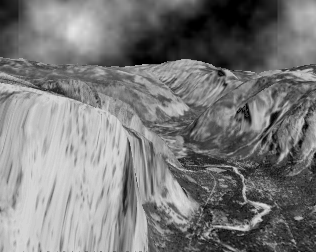
%> input picture functions/solvers/optical_flow/Horn-Schunck/yos10.tif, 316 x 252 px
$ octave --eval "result = gmrgb2cmyk(imread('../../../solvers/optical_flow/Horn-Schunck/yos10.tif'));"   (GNU Octave 9; MATLAB toolbox functions it lacks are replaced by stand-ins)
%> lines starting %> are read from the running program, lines starting %| are printed output that depends on the picture; in (x1, y1, x2, y2) boxes, pixels count from 0 and x2, y2 are one past the last pixel; in counts of white or black regions, pixels touching at a corner belong together; the program's own positions count from 1
### functions/plotting/blendtools/imcast.m
function [outpict inclass] = imcast(inpict,outclass)
%   [OUTPICT INCLASS]=IMCAST(INPICT,OUTCLASS)
%       Scale and recast image data and return class of input
%       This is more succinct than using getrangefromclass()
%       and im2double(), im2uint8(), etc.
%
%       This is a convenience not only because it is succinct
%       and parameterizes the class assignment, but it also
%       increases portability and potential speed, using
%       precompiled IPT tools when available.  If IPT is not
%       installed, m-code conversions are used instead.
%
%   INPICT may be of any supported class
%   OUTCLASS is a string describing any supported class
%
%   Supported classes are:
%   'uint8','uint16','int16','double','single','logical'
%
%   When casting an image as logical, the behavior is to threshold
%   the image at 50% of its white value. This varies from the behavior
%   calling logical(inpict), which sets all nonzero pixels to 1.
%
%   TYPICAL USE:
%   % convert unknown input to a known class
%      [workingcopy inclass]=imcast(inpict,'double');
%   % do a bunch of operations in floating point
%      workingcopy=someoperation(workingcopy);
%   % recast output to match original image class
%      outpict=imcast(workingcopy,inclass);
%


% native m-code methods are much slower than the IPT methods
% at least in R2009b; in R2015b, the difference isn't as big

% IPT methods use precompiled private conversion functions
% so see if we can exploit that first

inclass = class(inpict);
outclass = lower(outclass);

if strcmp(inclass,outclass)
	outpict = inpict;
	return;
end

% IF IPT IS INSTALLED
if license('test', 'image_toolbox')
	switch outclass
		case 'uint8'
			outpict = im2uint8(inpict);
		case 'double'
			outpict = im2double(inpict);
		case 'single'
			outpict = im2single(inpict);
		case 'uint16'
			outpict = im2uint16(inpict);
		case 'int16'
			outpict = im2int16(inpict);
		case 'logical'
			switch inclass
				case 'uint8'
					outpict = inpict > 127;
				case 'uint16'
					outpict = inpict > 32768;
				case 'int16'
					outpict = inpict > 0;
				case {'double','single'}
					outpict = inpict > 0.5;
			end
		otherwise
			error('IMCAST: unsupported image class for output')
	end

	return;
end

% IF IPT IS NOT INSTALLED
% i'm not sure how to make this any faster in m-code
% logical thresholding might not be appropriate in all cases
switch inclass
	case 'uint8'
		switch outclass
			case 'uint16'
				outpict = uint16(inpict)*257;
			case 'int16'
				outpict = int16(int32(inpict)*257-32768);
			case {'double','single'}
				outpict = cast(inpict,outclass)/255;
			case 'logical'
				outpict = inpict > 127;
			otherwise
				error('IMCAST: unsupported image class for output')
		end

	case 'uint16'
		switch outclass
			case 'uint8'
				outpict = uint8(inpict/257);
			case 'int16'
				outpict = int16(int32(inpict)-32768);
			case {'double','single'}
				outpict = cast(inpict,outclass)/65535;
			case 'logical'
				outpict = inpict > 32767;
			otherwise
				error('IMCAST: unsupported image class for output')
		end

	case 'int16'
		switch outclass
			case 'uint8'
				outpict = uint8((int32(inpict)+32768)/257);
			case 'uint16'
				outpict = uint16(int32(inpict)+32768);
			case {'double','single'}
				outpict = (cast(inpict,outclass)+32768)/65535;
			case 'logical'
				outpict = inpict > 0;
			otherwise
				error('IMCAST: unsupported image class for output')
		end

	case {'double','single','logical'}
		switch outclass
			case 'uint8'
				outpict = uint8(inpict*255);
			case 'uint16'
				outpict = uint16(inpict*65535);
			case 'int16'
				outpict = int16(inpict*65535-32768);
			case {'double','single'}
				outpict = cast(inpict,outclass);
			case 'logical'
				outpict = inpict > 0.5;
			otherwise
				error('IMCAST: unsupported image class for output')
		end

	otherwise
		error('IMCAST: unsupported image class for input')
end


end

### functions/plotting/blendtools/imclamp.m
function outpict = imclamp(inpict,varargin)
%  OUTPICT = IMCLAMP(INPICT,{LIMIT})
%    Clamp data values to stay within a closed interval. This is
%    more readable than min(max(myvariable,lim1),lim2), especially
%    in cases where the limits are already in vector form.
%
%  INPICT is any numeric array
%  LIMITS optionally specifies the interval extent (default [0 1])
%    This parameter is a 2-element vector with ascending values.
%
%  Output class is inherited from input.
%
%  Webdocs: http://mimtdocs.rf.gd/manual/html/imclamp.html
%  See also: simnorm, max, min, imrange

limits = [0 1];

if numel(varargin)>0
	limits = varargin{1};
	if numel(limits) ~= 2
		error('IMCLAMP: limit vector must have 2 elements')
	end
	if diff(limits)<=0
		error('IMCLAMP: lower limit must be less than upper limit')
	end
end

outpict = min(max(inpict,limits(1)),limits(2));

### functions/plotting/blendtools/cs_conversion_tools/gmrgb2cmyk.m
function CMYK = gmrgb2cmyk(RGB)
%  CMYK = GMRGB2CMYK(RGB)
%  Convert an RGB image to CMYK.
%  Note that this is in no way indented for print preparation.
%  No profiles are used.  This is a direct replication of the
%  method used by GMIC rgb2cmyk -- specifically for the purpose
%  of replicating GMIC code that depended on that method.
%  For SWOP CMYK conversion, use IPT applycform() instead.
%
%  RGB is an RGB image of any standard image class
%    Multiframe images are supported.
%
%  Output class is inherited from input
%
%  See also: gmcmyk2rgb, applycform, makecform


[RGB inclass] = imcast(RGB,'double');

CMY = imclamp(1-RGB);
K = min(CMY,[],3);

isblack = repmat(K>=1,[1 1 3]);
CMY = bsxfun(@rdivide,bsxfun(@minus,CMY,K),1-K);
CMY(isblack) = 0;

CMYK = imclamp(cat(3,CMY,K));
CMYK = imcast(CMYK,inclass);
%> in gmrgb2cmyk, `[RGB inclass] = imcast(RGB,'double');`: inclass = 'uint8'
%> in imclamp, `outpict = min(max(inpict,limits(1)),limits(2));`:
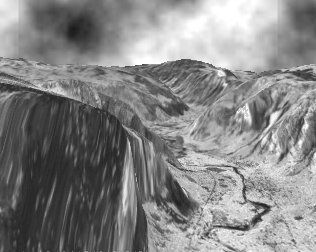
%> outpict: size 252x316 double; min 0.098, max 1, mean 0.522
%> in gmrgb2cmyk, `isblack = repmat(K>=1,[1 1 3]);`:
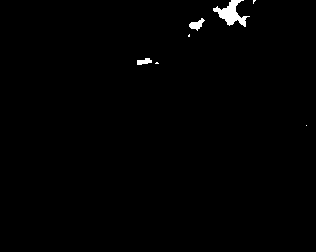
%> isblack: size 252x316x3 logical; 0.77% white; 7 white regions (4 under 20 px), largest, box (x1, y1, x2, y2) and area: (213, 0, 250, 27) 424, (189, 18, 205, 31) 102, (137, 58, 152, 65) 71
%> in gmrgb2cmyk, `CMY = bsxfun(@rdivide,bsxfun(@minus,CMY,K),1-K);`: CMY: size 252x316 double; 0.77% of the values are NaN or infinite; the others: min 0, max 0, mean 0
%> (the run ends here)
